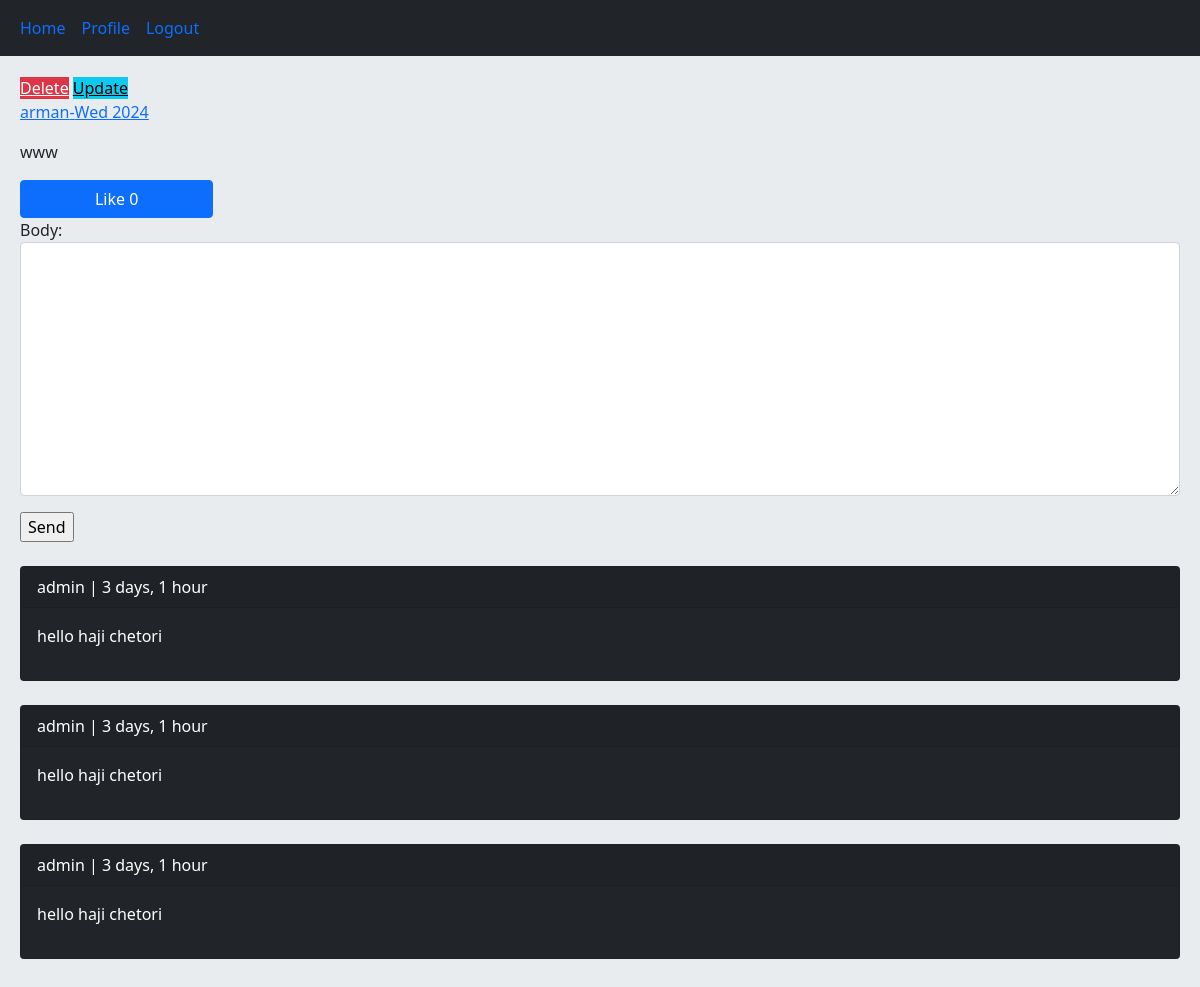
Screenshot of /post/4/www/ (signed in) with the database file from the repository.
### home/models.py (models this page shows, shortened)
class Post(models.Model):
    user = models.ForeignKey(User, on_delete=models.CASCADE,related_name = 'posts')
    body = models.TextField()
    slug = models.SlugField()
    title = models.CharField(max_length=50, default='empty')
    create= models.DateTimeField(auto_now_add=True)
    update = models.DateTimeField(auto_now=True)
    class Meta:
        ordering =('body',)
    def likes_count(self):
        return self.pvotes.count()
    def user_can_like(self,user):
        user_like  = user.uvotes.filter(post=self)
        if user_like.exists():
            return True
        return False

class Comment(models.Model):
    user = models.ForeignKey(User, on_delete=models.CASCADE,related_name = 'uncomments')
    post = models.ForeignKey(Post, on_delete=models.CASCADE,related_name = 'pcomments')
    reply = models.ForeignKey('self', on_delete=models.CASCADE, related_name='rcomments', blank=True, null=True)
    is_reply = models.BooleanField(default=False)
    body = models.TextField(max_length=400)
    created = models.DateTimeField(auto_now_add=True)

### home/views.py (the view, shortened to what this page needs)
# urls.py: path('post/<int:post_id>/<slug:post_slug>/',views.PostDetailView.as_view(),name='post_detail'),
class PostDetailView(View):
	form_class = CommentCreateForm
	form_class_reply = CommentReplyForm
	def setup(self, request, *args, **kwargs):
		self.post_instance = get_object_or_404(Post, pk=kwargs['post_id'], slug=kwargs['post_slug'])
		return super().setup(request, *args, **kwargs)
	def get(self, request, *args, **kwargs):
		comments = self.post_instance.pcomments.filter(is_reply=False)
		can_like = False
		if request.user.is_authenticated and self.post_instance.user_can_like(request.user):
			can_like = True
		return render(request, 'home/detail.html', {'post':self.post_instance, 'comments':comments, 'form':self.form_class, 'reply_form':self.form_class_reply, 'can_like':can_like})

### home/templates/home/detail.html (shortened to what this page needs)
{% extends 'base.html' %}
    {% block content %}
         {% if request.user.id == post.user.id%}
            <a href="{% url 'home:post_delete' post.id %}" class ="btn-danger">Delete</a>
            <a href="{% url 'home:post_update' post.id %}" class ="btn-info">Update</a>
         {% endif %}
        <p><a href="{% url 'account:profile' post.user.id %}">{{ post.user.username }}-{{ post.update|date:"D Y" }}</a>  </p>
        <p>{{ post.body }}</p>
        {% if request.user.is_authenticated %}
            <a href="{% url 'home:post_like' post.id %}" class="{% if can_like %}disabled{% endif %} btn btn-primary col-md-2">Like {{ post.likes_count }}</a>
            <form action="" method="post">
                {{ form.as_p }}
                <input type="submit" value="Send">
            </form> <br/>
        {% else %}
            <p class="alert alert-danger">Only logged in users can comment.</p>
        {% endif %}
        {% for comment in comments %}
            <div class="card bg-dark text-white">
            <p class="card-header">{{ comment.user }} | {{ comment.created|timesince }}</p>
            <p class="card-body">{{ comment.body }}</p>
            </div><br/>
            {% empty %}
                <p>No comments yet!</p>
        {% endfor %}
    {% endblock %}

### rows the page displays
Post: user.username "arman", update "Wed 2024", body "www", likes_count "0"
Comment: user "admin", created "3 days, 1 hour", body "hello haji chetori"
Comment: user "admin", created "3 days, 1 hour", body "hello haji chetori"
Comment: user "admin", created "3 days, 1 hour", body "hello haji chetori"
